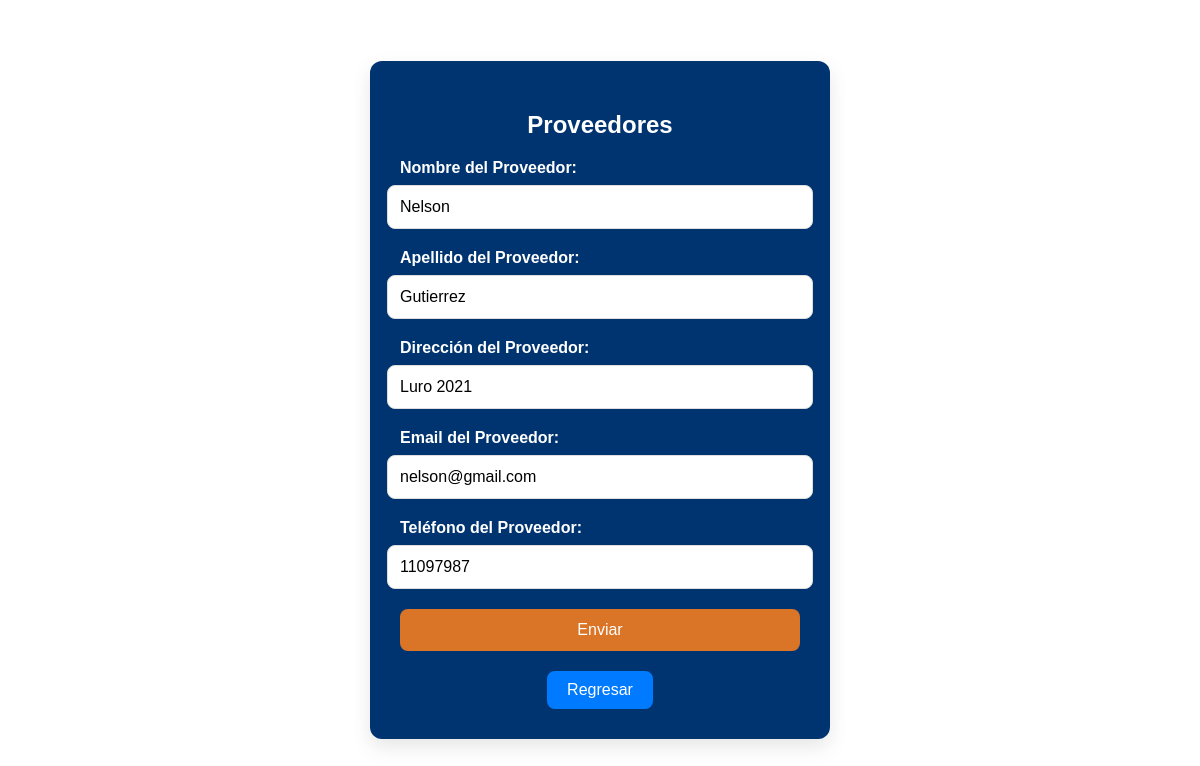
The app's page /app/curso/editar/2/ with its own data.
### app/models.py (models this page shows, shortened)
class Proveedores(models.Model):
    nombre = models.CharField(max_length=30)
    apellido = models.CharField(max_length=30)
    direccion = models.CharField(max_length=50)
    email = models.EmailField()
    telefono = models.CharField(max_length=30)
    created_at = models.DateTimeField(auto_now_add=True)

### app/views.py (the view, shortened to what this page needs)
# urls.py: path('curso/editar/<int:pk>/', views.CursoUpdate.as_view(), name='Edit'),
class CursoUpdate(UpdateView):
    model = Proveedores
    template_name = 'appt/curso_form.html'
    success_url = reverse_lazy("List")
    fields = ['nombre', 'apellido', 'direccion', 'email', 'telefono']

### carro/context_processor.py (called while the page is built)
def importe_total_carro(request):
    total = 0
    if "carro" in request.session:
        for key, value in request.session["carro"].items():
            total=total+float(value["precio"])
    return {"importe_total_carro": total}

### app/templates/appt/curso_form.html (shortened to what this page needs)
{% load static %}
<!DOCTYPE html>
<html lang="es">
<head>
</head>
<body>
    <form method="post">
        <h2>Proveedores</h2>
        <label for="nombre">Nombre del Proveedor:</label>
        <input type="text" name="nombre" value="{{ form.nombre.value|default_if_none:'' }}" placeholder="Nombre del Proveedor" required>
        <label for="apellido">Apellido del Proveedor:</label>
        <input type="text" name="apellido" value="{{ form.apellido.value|default_if_none:'' }}" placeholder="Apellido del Proveedor" required>
        <label for="direccion">Dirección del Proveedor:</label>
        <input type="text" name="direccion" value="{{ form.direccion.value|default_if_none:'' }}" placeholder="Dirección del Proveedor" required>
        <label for="email">Email del Proveedor:</label>
        <input type="email" name="email" value="{{ form.email.value|default_if_none:'' }}" placeholder="Email del Proveedor" required>
        <label for="telefono">Teléfono del Proveedor:</label>
        <input type="text" name="telefono" value="{{ form.telefono.value|default_if_none:'' }}" placeholder="Teléfono del Proveedor" required>
        <input type="submit" value="Enviar">
        <div class="button-container">
            <a href="{% url 'List' %}" class="btn-home">Regresar</a>
        </div>
    </form>
</body>
</html>

### records on screen
Proveedores: nombre "Nelson", apellido "Gutierrez", direccion "Luro 2021", email "nelson@gmail.com", telefono "11097987"
